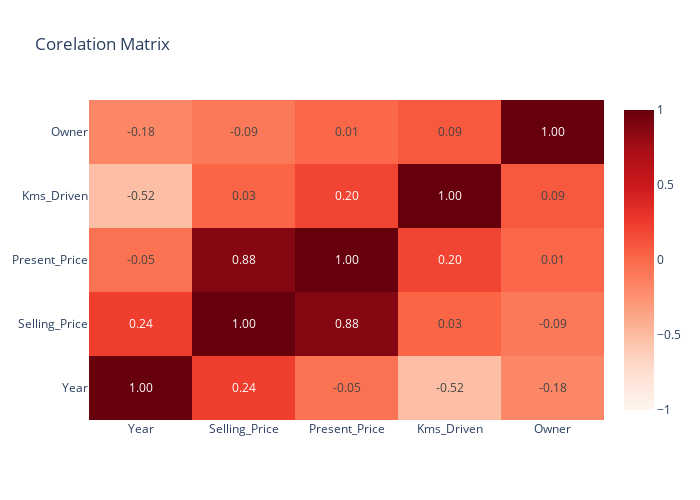

Source (notebook cell):
### Code cell
# another correlation matrix

import plotly.graph_objects as go

corr_matrix = df.select_dtypes(include='number').corr()
heatmap = go.Heatmap(
    z=corr_matrix.values, x=corr_matrix.columns, y=corr_matrix.index,
    colorscale='Reds', zmin=-1, zmax=1, text=corr_matrix.values,
    texttemplate="%{text:.2f}", hoverinfo="none"
)

fig = go.Figure(data=[heatmap], layout=go.Layout(
    title='Corelation Matrix', width=700, height=500))
fig.show()

### Figure 1 — Plotly figure (JSON) as saved in the notebook; plotly's stock layout.template omitted (floating-point values rounded to 4 significant figures)
{"data": [{"colorscale": [[0, "rgb(255,245,240)"], [0.125, "rgb(254,224,210)"], [0.25, "rgb(252,187,161)"], [0.375, "rgb(252,146,114)"], [0.5, "rgb(251,106,74)"], [0.625, "rgb(239,59,44)"], [0.75, "rgb(203,24,29)"], [0.875, "rgb(165,15,21)"], [1, "rgb(103,0,13)"]], "hoverinfo": "none", "text": [[1, 0.2361, -0.04758, -0.5243, -0.1821], [0.2361, 1, 0.879, 0.02919, -0.08834], [-0.04758, 0.879, 1, 0.2036, 0.008057], [-0.5243, 0.02919, 0.2036, 1, 0.08922], [-0.1821, -0.08834, 0.008057, 0.08922, 1]], "texttemplate": "%{text:.2f}", "type": "heatmap", "x": ["Year", "Selling_Price", "Present_Price", "Kms_Driven", "Owner"], "y": ["Year", "Selling_Price", "Present_Price", "Kms_Driven", "Owner"], "z": [[1, 0.2361, -0.04758, -0.5243, -0.1821], [0.2361, 1, 0.879, 0.02919, -0.08834], [-0.04758, 0.879, 1, 0.2036, 0.008057], [-0.5243, 0.02919, 0.2036, 1, 0.08922], [-0.1821, -0.08834, 0.008057, 0.08922, 1]], "zmax": 1, "zmin": -1}], "layout": {"height": 500, "title": {"text": "Corelation Matrix"}, "width": 700, "xaxis": {"autorange": true, "range": [-0.5, 4.5], "type": "category"}, "yaxis": {"autorange": true, "range": [-0.5, 4.5], "type": "category"}}}
